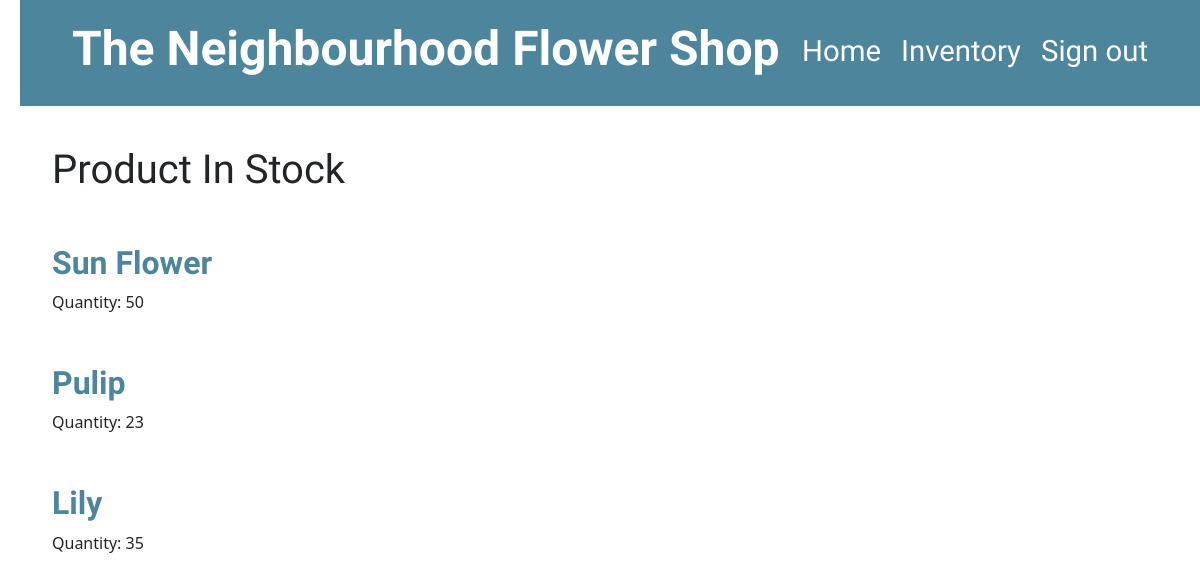
Screenshot of / (signed in) with the database file from the repository.
### blog/models.py (models this page shows, shortened)
class Inventory(models.Model):
    user = models.ForeignKey(settings.AUTH_USER_MODEL, on_delete=models.CASCADE, default='10000')
    name = models.CharField(max_length=200)
    quantity = models.IntegerField()
    price = models.FloatField()
    status = models.TextField()

### blog/views.py (the view)
# urls.py: path('', views.inventory_shop, name='inventory_shop'),
def inventory_shop(request):
    Inventorys = Inventory.objects.filter(status='In Stock')
    return render(request, 'blog/inventory_shop.html', {'Inventorys': Inventorys})

### blog/templates/blog/inventory_shop.html
{% extends 'blog/index.html' %}
{% block content %}
<h1 class="post">Product In Stock</h1>
        {% for Inventory in Inventorys %}
        <article class="post">
          <h2><a href="{% url 'inventory_detail' pk=Inventory.pk %}">{{ Inventory.name }}</a></h2>
          <p>Quantity: {{ Inventory.quantity}}</p>
      </article>
        {% endfor %}
{% endblock %}

### blog/static/css/shop.css (style rules this page uses)
h1 a, h2 a { color: #4D869C; font-family: "Courgette", cursive; font-weight: bolder; text-decoration-line: none; }
body { padding-left: 20px; }
h1, h2, h3, h4 { font-family: "Courgette", cursive; }
.post { margin-bottom: 50px; }
.post h2 a, .post h2 a:visited { color: #4D869C; }

### rows the page displays
Inventory: name "Sun Flower", quantity "50"
Inventory: name "Pulip", quantity "23"
Inventory: name "Lily", quantity "35"
